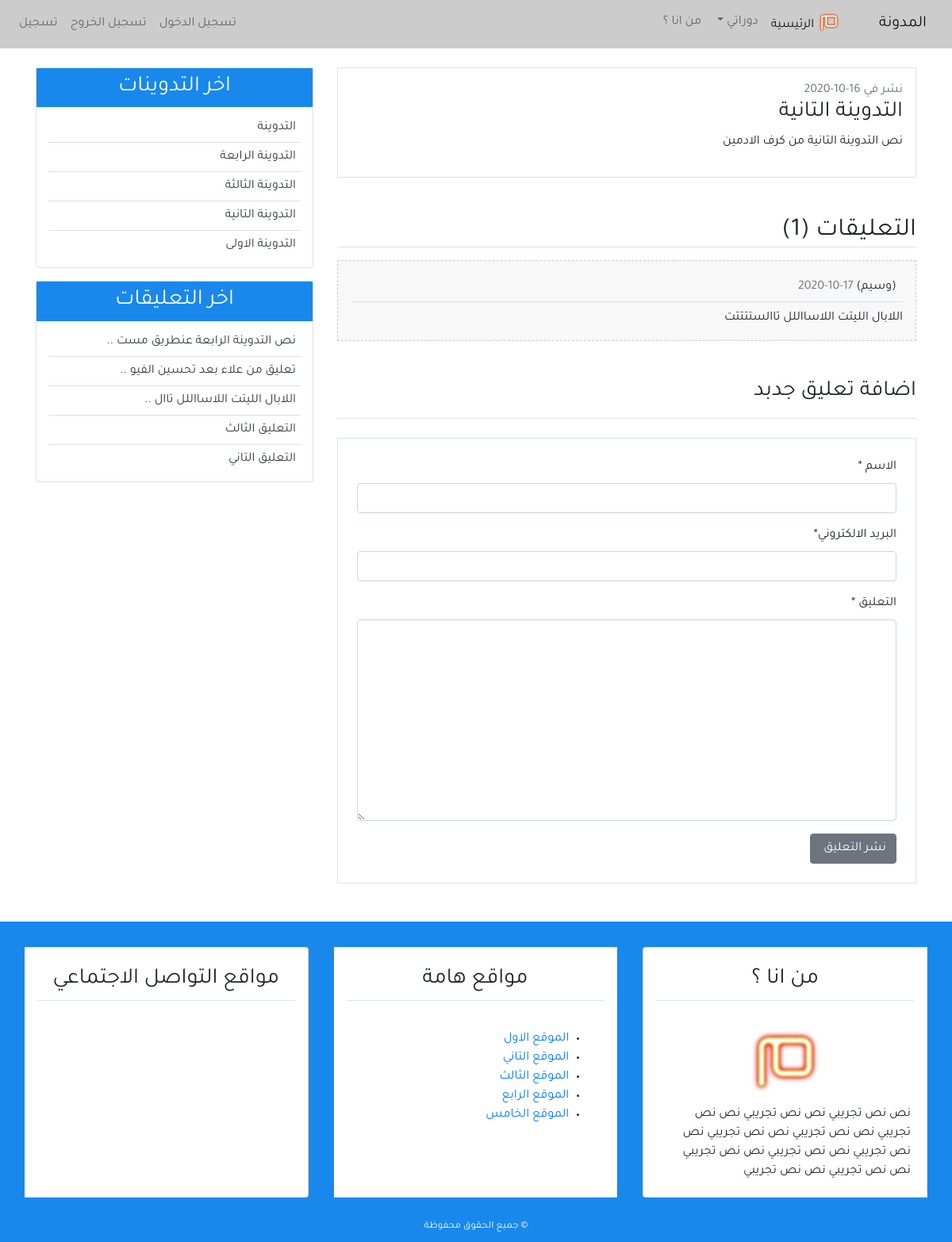
The page /detail/2/ on the database its author committed.
### blog/models.py (models this page shows, shortened)
class Post(models.Model):
    title = models.CharField(max_length=100, blank=True, null=True)
    content = models.TextField()
    post_date = models.DateTimeField(default=timezone.now )
    post_update = models.DateTimeField(auto_now = True)
    author = models.ForeignKey(User, on_delete=models.CASCADE)
    def __str__(self):
        return self.title
    class Meta :
        ordering = ('-post_date',)

class Comment(models.Model):
    name = models.CharField(max_length=50, verbose_name ='الاسم ' )
    email = models.EmailField(verbose_name ='البريد الالكتروني')
    body = models.TextField(verbose_name =' التعليق ')
    comment_date = models.DateTimeField(auto_now_add=True)
    active = models.BooleanField(default=False)
    post = models.ForeignKey(Post, related_name='comments', on_delete=models.CASCADE)
    class Meta :
        ordering = ('-comment_date',)

### blog/views.py (the view)
# urls.py: path('detail/<int:post_id>/', views.post_detail, name='detail'),
def post_detail(request,post_id) :
    post = get_object_or_404(Post,pk=post_id)
    comments = post.comments.filter(active=True)
    if request.method == 'POST' :
        comment_form = NewComment(data = request.POST)
        if comment_form.is_valid() :
            new_comment = comment_form.save(commit=False)
            new_comment.post = post
            new_comment.save()
            comment_form = NewComment()
    else :
        comment_form = NewComment()
    context ={
        'title':post,
        'post' : post,
        'comments':comments,
        'comment_form' :comment_form,
    }
    return render(request,'blog/detail.html', context)

### blog/forms.py
class NewComment(forms.ModelForm) :
    class Meta:
        model = Comment
        fields = ('name','email','body')

### blog/templatetags/post_tag.py (called while the page is built)
@register.inclusion_tag('blog/latest_posts.html')  #decorator
def latest_posts() : #simple python function
    context ={
        'l_posts' :Post.objects.all()[0:5]
    }
    return context

@register.inclusion_tag('blog/latest_comments.html')  #decorator
def latest_comments() : #simple python function
    context ={
        'l_comments' : Comment.objects.filter(active = True)[:5],
    }
    return context

### blog/templates/blog/detail.html (shortened to what this page needs)
{% extends 'blog/base.html' %}
{% block content %}
{% load crispy_forms_tags %}
      <div class="border p-3 mb-3">
<span class="text-secondary">  نشر في  {{post.post_date|date:'d-m-Y'}}</span>
            <h3>  {{post.title}} </h3>
            <p>{{post.content}}</p>
        </div>
<h2 class="border-bottom mt-5 mb-3"> التعليقات ({{comments.count}}) </h2>
        {% for comment in comments  %}
        <ul class="p-3 comment">
            <h6 class="border-bottom p-2">  ({{comment.name}})
         <span class="text-secondary"> {{comment.comment_date | date:'d-m-Y'}} </span>
            </h6>
             {{comment.body}}
        </ul>
 {% empty  %}
            <h6 class="text-center p-4 comment">   لايوجد تعليقات </h6>
            {% endfor %}
            <h3 class="border-bottom pb-3 mb-3 mt-5"> اضافة تعليق جدبد  </h3>
            <div class="border p-4 mb-5 mt-4 ">
            <form method="POST">
              {{comment_form | crispy}}
              <input class="btn btn-secondary" type="submit" value="نشر التعليق ">
            </form>
        </div>
{% endblock content %}

### blog/templates/blog/latest_posts.html
<ul class="list-group-flush latest-post">
    {% for post  in l_posts  %}
      <li class="list-group-item latest-post-item" >
           <a class="text-dark" href="{% url 'detail' post.pk  %}"> {{post.title}} </a>
      </li>
    {% endfor %}
</ul>

### blog/templates/blog/latest_comments.html
<ul class="list-group-flush latest-comment">
    {% for comment  in l_comments  %}
      <li class="list-group-item latest-comment-item" >
           <a class="text-dark" href="{% url 'detail' comment.post.pk  %}">
            {% if comment.body|length > 25 %}
            {{comment.body|slice:'30'}} ..
            {% else %}
            {{comment.body}}
            {% endif %}
          </a>
      </li>
      {% empty %}
      <li class="list-group-item latest-comment-item" >  لا يوجد تعليقات </li>
    {% endfor %}
</ul>

### blog/static/blog/css/main.css (style rules this page uses)
html,body { direction: rtl; text-align: right; }
body { font-family: 'Tajawal' , sans-serif; }
.latest-post, .latest-comment { padding: 0 15px; }
.latest-post .latest-post-item, .latest-comment .latest-comment-item { padding: 6px; }
.latest-post li:first-child, .latest-comment li:first-child { border-top: 0; }
.latest-post li:last-child, .latest-comment li:last-child { border-bottom: 0; padding-bottom: 0; }
.comment { background-color: #f8f8f8; border: 1px dashed #CCC; }

### rows shown on the page
Post: post_date "16-10-2020", title "التدوينة التانية", content "نص التدوينة التانية من كرف الادمين"
Comment: name "وسيم", comment_date "17-10-2020", body "اللابال الليتت اللاسااللل تاالستتتتت", body "اللابال الليتت اللاسااللل تاال"
Post: title "التدوينة"
Post: title "التدوينة الرابعة"
Post: title "التدوينة الثالثة"
Post: title "التدوينة الاولى"
Comment: body "نص التدوينة الرابعة عنطريق مست"
Comment: body "تعليق من علاء بعد تحسين الفيو"
Comment: body "التعليق الثالث"
Comment: body "التعليق التاني"

### other values the page prints
{{ comments.count }} "1"
